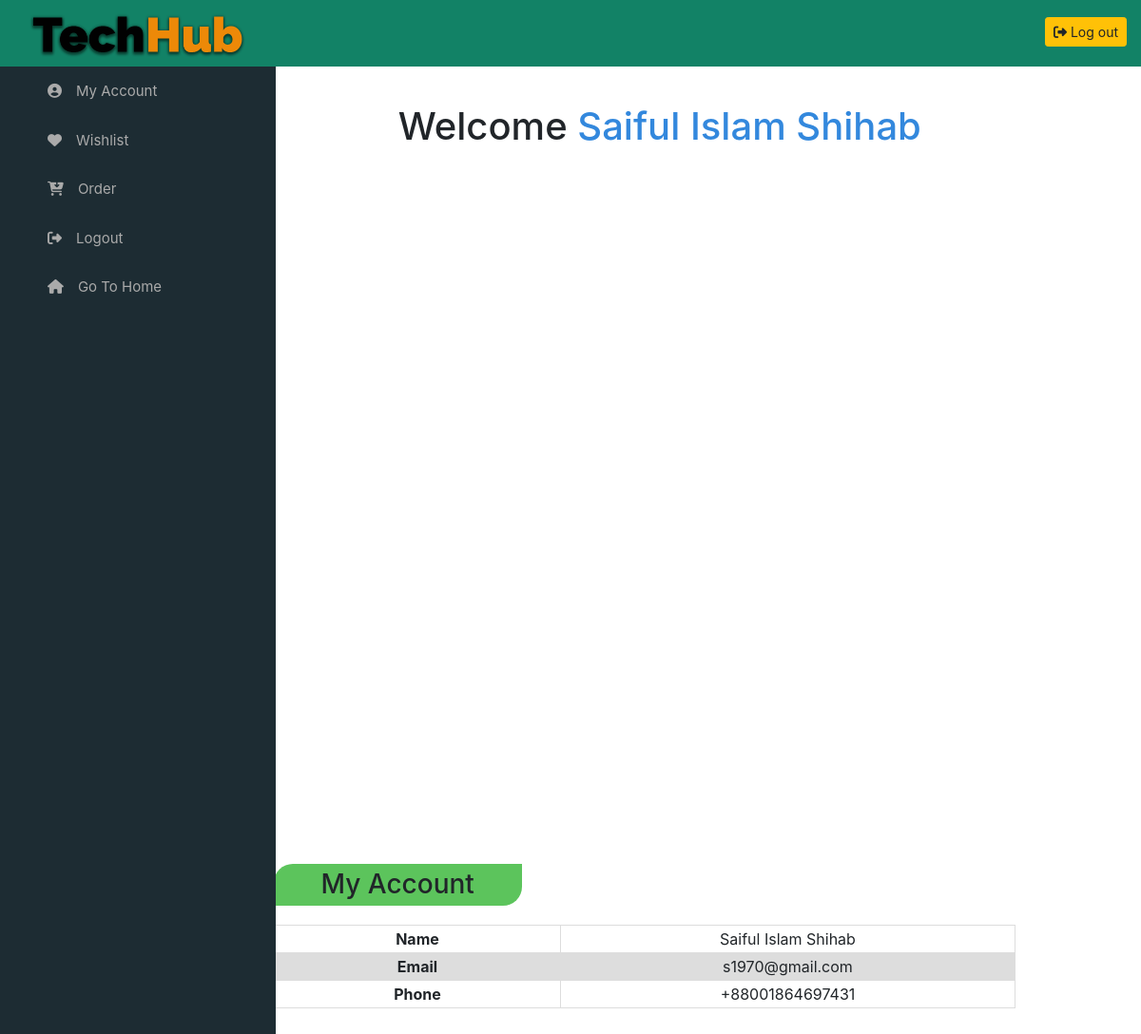
Page /customer-dashboard.php (signed in) on the committed database.
### tables this page shows
CREATE TABLE `customer_registration` (
  `customer_id` int(11) NOT NULL,
  `customer_name` varchar(30) NOT NULL,
  `customer_email` varchar(30) NOT NULL,
  `customer_password` varchar(15) NOT NULL,
  `country_code` varchar(10) NOT NULL,
  `customer_phone` varchar(15) NOT NULL
);

### DBConfig.php (called while the page is built, shortened)
<?php
class DBConfig{
	private $_host = "localhost";
	private $_username = "root";
	private $_password = "";
	private $_database = "techhub";
	protected $connection;
	public function __construct(){
		if(!isset($this->connection)){
			$this->connection = new mysqli($this->_host,$this->_username,$this->_password,$this->_database);
		}
		return $this->connection;
	}
}
?>

### Crud.php (called while the page is built, shortened)
<?php
include_once 'DBConfig.php';
class Crud extends DBConfig{
	public function getData($query){
		$result = $this->connection->query($query);
			$rows = array();
			while($row = $result->fetch_assoc()){
				$rows[] = $row;
			}
		return $rows;
	}
}
?>

### customer-dashboard.php (the view, shortened to what this page needs)
<?php
	include_once 'Crud.php';
	$crud = new Crud();
	$email = $_SESSION['customer_email'];
	$query = "select * from customer_registration where customer_email='$email'";
	$result = $crud->getData($query);
?>
<!DOCTYPE html>
<html lang="en">
<head>
</head>
<body>
</body>
</html>
<!DOCTYPE html>
<html lang="en">
<head>
	<link rel="stylesheet" href="bootstrap/css/bootstrap.min.css">
	<link rel="stylesheet" href="css/admin-dashboard.css">
	<link rel="stylesheet" href="fontawesome/css/all.min.css">
	<link rel="stylesheet" href="css/customer-dashboard.css">
</head>
<body>
	 <div class="dashboard">
		<div class="row head head2 fixed-top">
				<div class="col-3">
					<div class="logo">
		 				<a href="#Welcome">
		 				<img src="images/logo.png" alt="" style="width: 230px;">
		 				</a>
		 			</div>
		 		</div>
				<div class="col-6 text-center">
				</div>
				<div class="col-3">
	 				<div class="logout float-right">
	 					<a class="btn btn-sm btn-warning" href="customer-logout.php"><i class="fas fa-sign-out-alt"></i>Log out</a>
	 				</div>
	 			 </div>
		</div>
	 	<div class="row content">
	 			 <div class="col-2">
	 			 	<div class="sidebar">
		 			 <div id="main-menu" class="list-group pt">
	 		 		 <a href="#myaccount" class="list-group-item"><i class="fas fa-user-circle"></i>My Account</a>
	 				 <a href=""class="list-group-item"><i class="fas fa-heart"></i>Wishlist</a>
	 				 <a href="#"class="list-group-item"><i class="fas fa-cart-arrow-down"></i>Order</a>
	 				 <a href="#"class="list-group-item"><i class="fas fa-sign-out-alt"></i>Logout</a>
	 				 <a href="index.php"class="list-group-item"><i class="fas fa-home"></i>Go To Home</a>
	 				 </div>
	 			</div>
	 		</div>
	 		 <div class="col-10 content">
	 			<div class="content_manage">
				<section id="Welcome" class="wlc content-section-section">
					<center> <h1>Welcome <span style="color: #38d"><?php echo $_SESSION['customer_name'];?></span> </h1> </center>
				</section>
 					<section id="myaccount" class="content-section-section">
 						<h3 id="content-header">My Account</h3>
 						<table>
 							<tr>
 								<th>Name</th>
 									<?php
			 						foreach($result as $res){
									 echo "<td>".$res['customer_name']."</td>";
								}
		 					 ?>
 							</tr>
 							<tr>
 								<th>Email</th>
 									<?php
 										foreach ($result as $res) {
											echo "<td>".$res['customer_email']."</td>";
 										}
 									?>
 							</tr>
 							<tr>
 								<th>Phone</th>
 									<?php
 										foreach ($result as $res) {
											echo "<td>".$res['country_code'].$res['customer_phone']."</td>";
 										}
 									?>
 							</tr>
 						</table>
 					</section>
	 			</div>
	 		</div>
	 	</div>
	 </div>
</body>
</html>

### css/admin-dashboard.css (style rules this page uses)
body { margin: 0; padding:0; }
.head { height: 70px; background: #715CA6; padding-right: 0; padding-left: 0; }
.head2 { background: #128266; }
.head .logo { margin: 12px 30px; }
.head .logout { margin: 18px 0px; }
.head .logout i { margin-right: 4px; }
.content { margin-top:70px ; }
.sidebar { padding-right: 0; background: #1D2C33; z-index: 1; width: 290px; height: 100%; position: fixed; }
#main-menu a { border: none; display: block; padding:15px 50px; text-decoration: none; font-size: 15px; background: none; color: #aaa; }
i { margin-right: 15px; }
.content { padding-left: 0; padding-right: 0; }
.row { margin-right:0; }
.content_manage { padding: 100px; margin-top: -235px; }
#content-header { background: #5cc45c; display: inline-block; padding: 5px 50px; border-radius: 20px 0px 20px 0px; margin-bottom: 20px; }
.content-section-section { min-height: 100vh; padding-top:6.5rem; }
#product_list table, #customer-list table, #myaccount table { border-collapse: collapse; }
#customer-list table, #myaccount table { width: 96%; }
#product_list td, th, #myaccount td, th, #customer-list td, th { border: 1px solid #dddddd; text-align: center; padding: 2px 55px; }
#product_list tr:nth-child(even) , #customer-list tr:nth-child(even), #myaccount tr:nth-child(even) { background-color: #dddddd; }

### css/customer-dashboard.css (style rules this page uses)
.content-section-section { min-height: 100vh; padding-top:6.5rem; }

### rows in the picture
customer_registration: customer_name "Saiful Islam Shihab", customer_email "s1970@gmail.com", country_code "+880", customer_phone "01864697431"

### other values in the picture
$_SESSION['customer_name'] "Saiful Islam Shihab"
